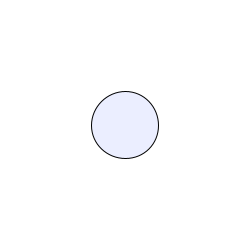
Frame 1 (no input)
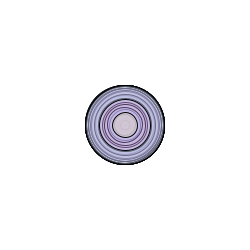
Frame 60 (the mouse pressed at the canvas centre just before this capture)
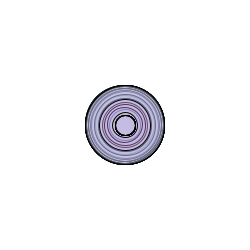
Frame 120 (the mouse held since frame 60 and released just before this capture)

The Processing sketch that drew these frames (run headless with seeded random() and noise(); from frame 60 on, the mouse is pressed at the canvas centre):

// Processing sketch: processing_164858
// ── processing_164858.pde

int counter;

void setup() {  //setup function called initially, only once
  size(250, 250);
  background(255);  //set background white
  colorMode(HSB);   //set colors to Hue, Saturation, Brightness mode
  counter = 0;
}

void draw() {  //draw function loops 
  counter++;
  //noStroke();
  fill(random(255),100,255,50);
  
  if(mousePressed == true) { //add some interaction
    ellipse(mouseX, mouseY, 20, 20);
  }
  else {
    ellipse(width/2, height/2, 80*sin(counter), 80*sin(counter));
  }
}
